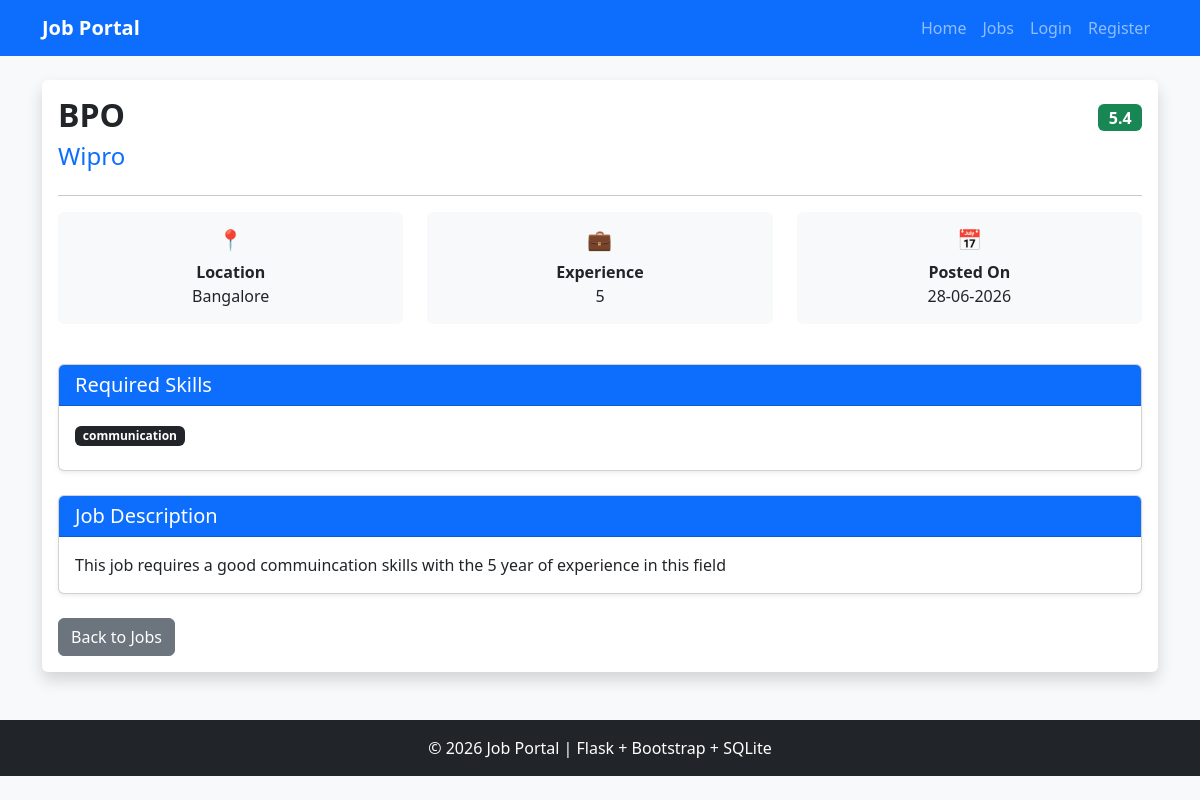
/job/5, run on an earlier commit of the app's database.
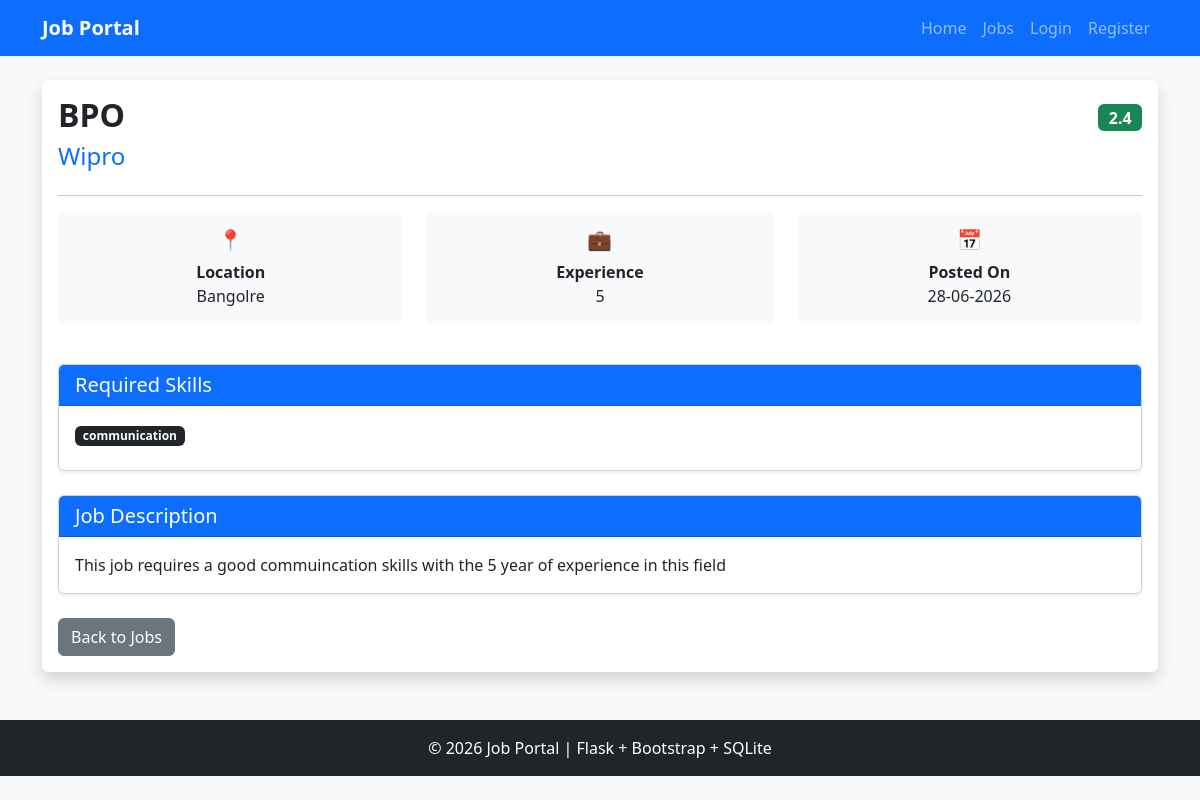
And on a later commit of the database.
### tables this page shows
CREATE TABLE jobs
    (
        id INTEGER PRIMARY KEY AUTOINCREMENT,

        employer_id INTEGER NOT NULL,

        company_name TEXT NOT NULL,

        job_title TEXT NOT NULL,

        location TEXT NOT NULL,

        experience TEXT NOT NULL,

        salary TEXT NOT NULL,

        skills TEXT NOT NULL,

        description TEXT NOT NULL,

        posted_date TEXT NOT NULL,

        FOREIGN KEY (employer_id)
        REFERENCES users(id)
    );

### app.py (the view)
@app.route("/job/<int:job_id>")
def job_details(job_id):
    job = get_job_by_id(job_id)
    if not job:
        flash("Job not found.", "danger")
        return redirect(url_for("jobs"))
    return render_template(
        "job_details.html",
        job=job
    )

### database.py (called while the page is built)
def get_connection():
    conn = sqlite3.connect(DATABASE_NAME)
    conn.row_factory = sqlite3.Row
    return conn

def get_job_by_id(job_id):
    conn = get_connection()
    job = conn.execute("""
    SELECT *
    FROM jobs
    WHERE id = ?
    """,
    (job_id,)
    ).fetchone()
    conn.close()
    return job

### templates/job_details.html (shortened to what this page needs)
{% extends "base.html" %}
{% block content %}
<div class="card shadow border-0">
    <div class="card-body">
        <div class="d-flex justify-content-between align-items-start flex-wrap">
            <div>
                <h2 class="fw-bold">
                    {{ job["job_title"] }}
                </h2>
                <h4 class="text-primary">
                    {{ job["company_name"] }}
                </h4>
            </div>
            <span class="badge bg-success fs-6 mt-2">
                {{ job["salary"] }}
            </span>
        </div>
        <hr>
        <div class="row mb-4">
            <div class="col-md-4 mb-3">
                <div class="card bg-light border-0 h-100">
                    <div class="card-body text-center">
                        <h5>📍</h5>
                        <strong>Location</strong>
                        <br>
                        {{ job["location"] }}
                    </div>
                </div>
            </div>
            <div class="col-md-4 mb-3">
                <div class="card bg-light border-0 h-100">
                    <div class="card-body text-center">
                        <h5>💼</h5>
                        <strong>Experience</strong>
                        <br>
                        {{ job["experience"] }}
                    </div>
                </div>
            </div>
            <div class="col-md-4 mb-3">
                <div class="card bg-light border-0 h-100">
                    <div class="card-body text-center">
                        <h5>📅</h5>
                        <strong>Posted On</strong>
                        <br>
                        {{ job["posted_date"] }}
                    </div>
                </div>
            </div>
        </div>
        <div class="card shadow-sm mb-4">
            <div class="card-header bg-primary text-white">
                <h5 class="mb-0">
                    Required Skills
                </h5>
            </div>
            <div class="card-body">
                {% for skill in job["skills"].split(",") %}
                    <span class="badge bg-dark me-2 mb-2">
                        {{ skill.strip() }}
                    </span>
                {% endfor %}
            </div>
        </div>
        <div class="card shadow-sm mb-4">
            <div class="card-header bg-primary text-white">
                <h5 class="mb-0">
                    Job Description
                </h5>
            </div>
            <div class="card-body">
                <p class="mb-0">
                    {{ job["description"] }}
                </p>
            </div>
        </div>
        <div class="d-flex flex-wrap gap-2">
            <a
                href="{{ url_for('jobs') }}"
                class="btn btn-secondary">
                Back to Jobs
            </a>
        </div>
    </div>
</div>
{% endblock %}

What changed in the data, as far as the page shows it:
changed jobs "communication": salary "5.4" → "2.4"; location "Bangalore" → "Bangolre"
